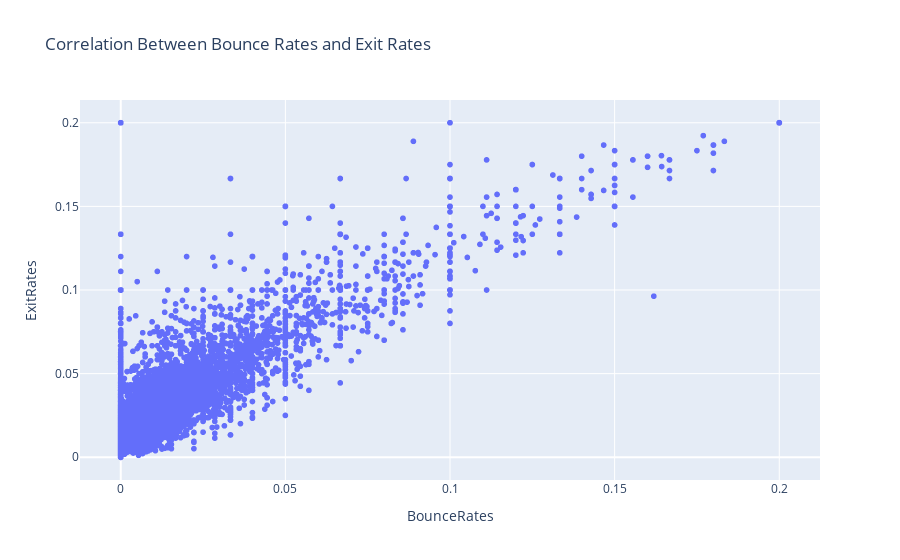

Notebook code cell kept with this figure:
### Markdown cell above
Bounce rates are the rate of which a page causes a user to leave after viewing that singular page, and exit rates are the rate of which a page causes a user to leave after viewing multiple other pages before that. So the better performing page would be the one with least exit rate and bounce rate.

To explain the correlation between bounce rates and exit rates of each page in a user session, we need to use a **scatter plot**.

### Code cell
# Creating the scatter plot from dataframe, comparing Bounce Rates and Exit Rates
scatter_rates = px.scatter(df, x='BounceRates', y='ExitRates', title='Correlation Between Bounce Rates and Exit Rates')

# Displaying the scatter plot
scatter_rates.show()

### Figure 1 — Plotly figure (JSON) as saved in the notebook; plotly's stock layout.template omitted (floating-point values rounded to 4 significant figures; data arrays with more than 128 entries replaced by an {"elided": "..."} marker saying what was removed)
{"data": [{"hovertemplate": "BounceRates=%{x}<br>ExitRates=%{y}<extra></extra>", "legendgroup": "", "marker": {"color": "#636efa", "symbol": "circle"}, "mode": "markers", "name": "", "showlegend": false, "type": "scattergl", "x": {"elided": "12205 float values"}, "xaxis": "x", "y": {"elided": "12205 float values"}, "yaxis": "y"}], "layout": {"legend": {"tracegroupgap": 0}, "title": {"text": "Correlation Between Bounce Rates and Exit Rates"}, "xaxis": {"anchor": "y", "domain": [0, 1], "title": {"text": "BounceRates"}}, "yaxis": {"anchor": "x", "domain": [0, 1], "title": {"text": "ExitRates"}}}}
